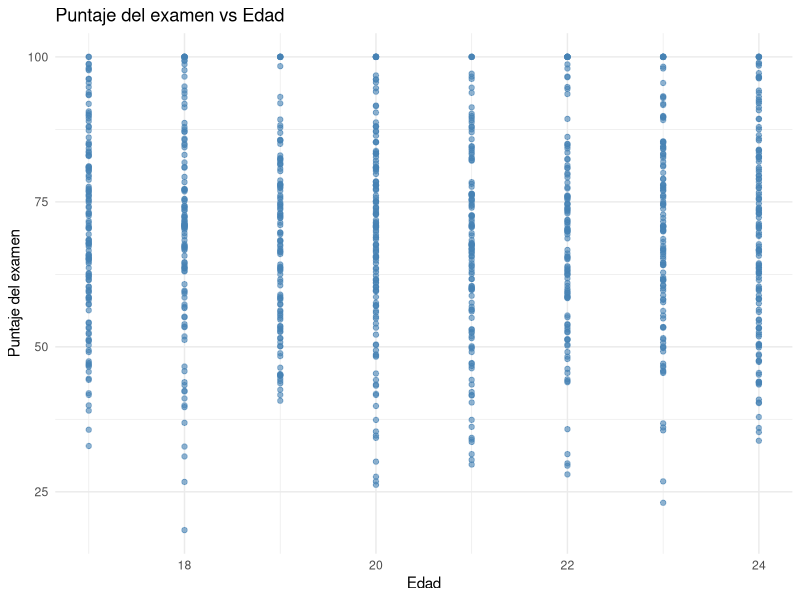
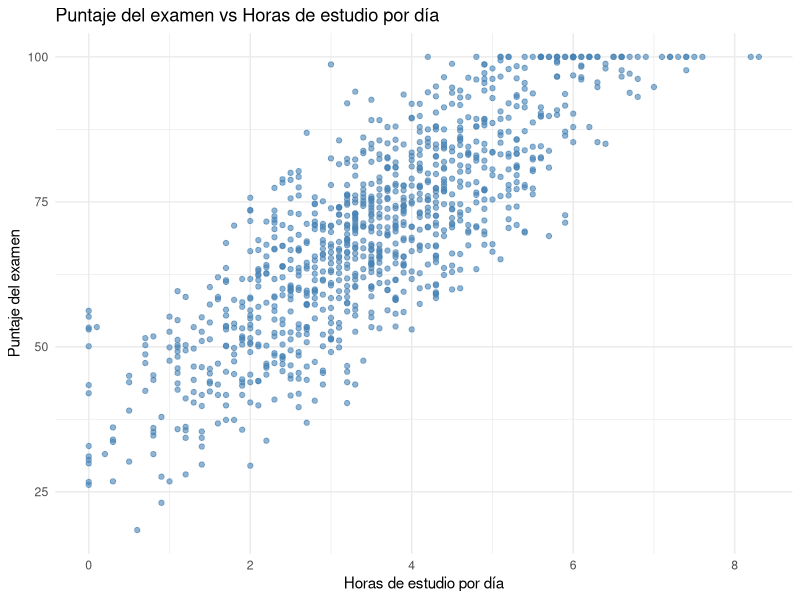
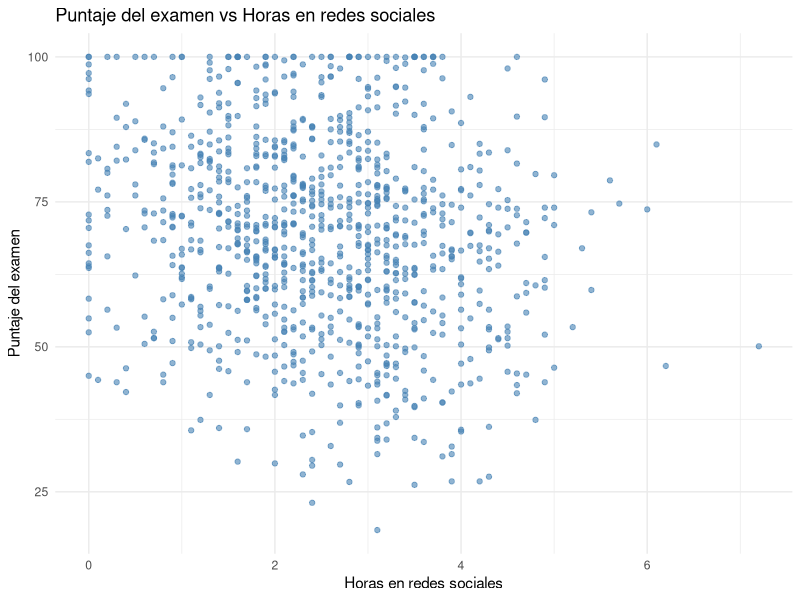
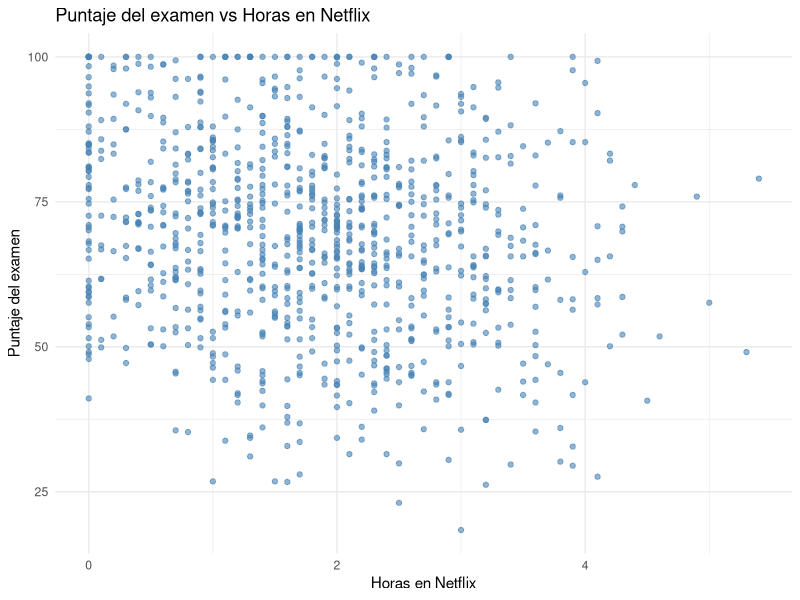
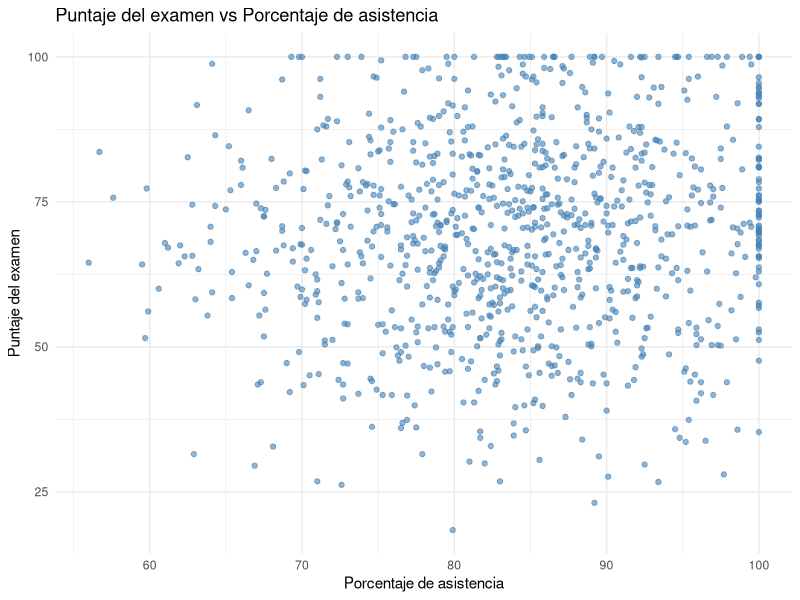
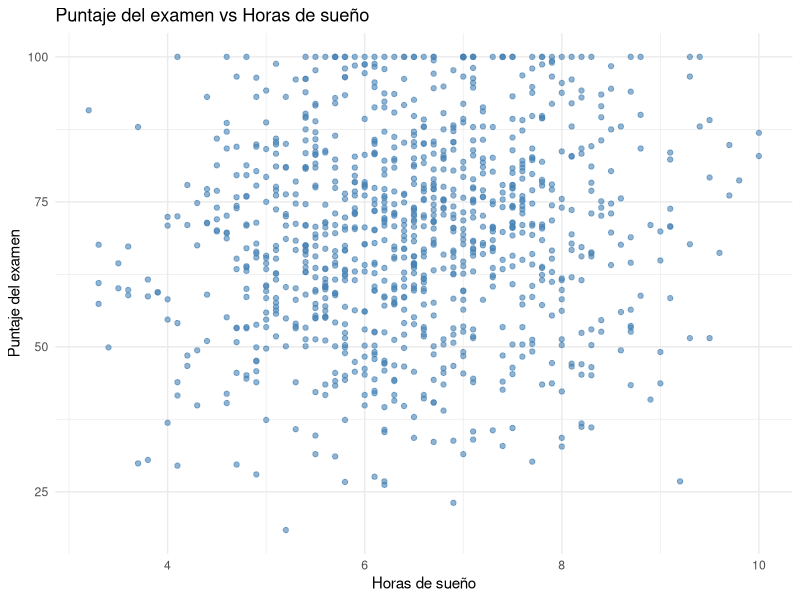
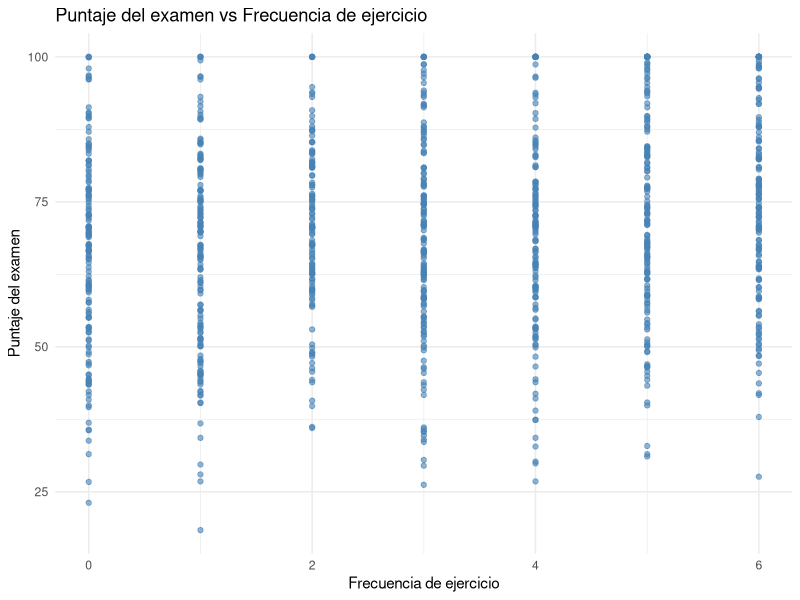
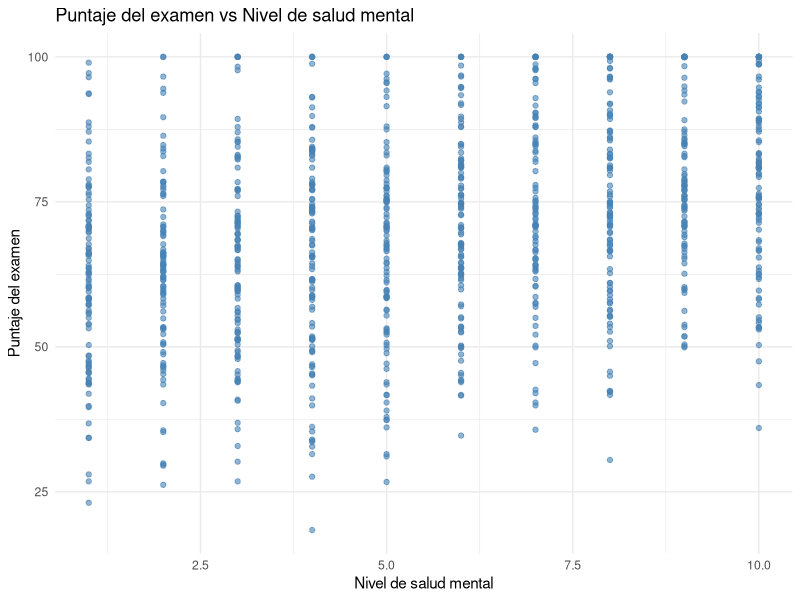

Here is the R script that generated these plots, in order:
# Cargar paquetes
library(readxl)
library(ggplot2)
library(corrplot)

# Leer los datos
df <- read_excel("data/student_habits_performance.xlsx")

# Nuevos nombres para las columnas
nuevos_nombres <- c("ID_Alumno", "Edad", "Genero", "Horas_Estudio", "Redes_Sociales", 
                    "Netflix", "Trabajo", "Asistencia", "Horas_Sueño", 
                    "Calidad_Dieta", "Frecuencia_Ejercicio", "Educacion_Parental", 
                    "Calidad_Internet", "Salud_Mental", "Act_Extraescolar", "Puntaje_Examen")

# Cambiar los nombres de las columnas
colnames(df) <- nuevos_nombres

# Convertir a factor las variables categóricas
df$Genero <- factor(df$Genero)
df$Trabajo <- factor(df$Trabajo)
df$Calidad_Dieta <- factor(df$Calidad_Dieta)
df$Nivel_Educacion_Parental <- factor(df$Educacion_Parental)
df$Calidad_Internet <- factor(df$Calidad_Internet)
df$Act_Extraescolar <- factor(df$Act_Extraescolar)

#----------------- Análisis Exploratorio de Datos (EDA) ------------------------

# Estructura del conjunto de datos
str(df)

# Resumen estadístico
summary(df)

# Cantidad de nulos por variable
colSums(is.na(df))

# Vector con las variables numéricas explicativas
num_vars <- df[, c("Edad", "Horas_Estudio", "Redes_Sociales", 
                   "Netflix", "Asistencia", "Horas_Sueño", 
                   "Frecuencia_Ejercicio", "Salud_Mental", "Puntaje_Examen")]

# Diccionario de etiquetas
etiquetas <- list(
  Edad = "Edad",
  Horas_Estudio = "Horas de estudio por día",
  Redes_Sociales = "Horas en redes sociales",
  Netflix = "Horas en Netflix",
  Asistencia = "Porcentaje de asistencia",
  Horas_Sueño = "Horas de sueño",
  Frecuencia_Ejercicio = "Frecuencia de ejercicio",
  Salud_Mental = "Nivel de salud mental",
  Puntaje_Examen = "Puntaje del examen"
)

# Iterar sobre cada variable y graficar dispersión
for (var_name in names(num_vars)) {
  p <- ggplot(df, aes_string(x = var_name, y = "Puntaje_Examen")) +
    geom_point(alpha = 0.6, color = "steelblue") +
    labs(
      title = paste("Puntaje del examen vs", etiquetas[[var_name]]),
      x = etiquetas[[var_name]],
      y = etiquetas[["Puntaje_Examen"]]
    ) +
    theme_minimal()
  
  print(p)
}

#-------------------- Correlación Lineal Var. Numéricas ------------------------

# Calcular la matriz de correlación
cor_matrix <- cor(num_vars, use = "complete.obs")
cor_matrix_rounded <- round(cor_matrix, 2)

# Gráfico de correlación con etiquetas más cortas y ajustes adicionales
corrplot(cor_matrix_rounded, method = "color", type = "upper", 
         addCoef.col = "black", tl.cex = 0.8,
         title = "Matriz de correlación (variables numéricas)",
         mar = c(0, 0, 2, 0), 
         tl.labels = etiquetas[names(cor_matrix)],
         tl.col = "darkgray")

#-------------------- Correlacion Lineal Var. Categóricas ----------------------

# Crear dummies para las variables categóricas
df_dummies <- model.matrix(~ Genero + Trabajo + Calidad_Dieta +
                             Nivel_Educacion_Parental + Calidad_Internet +
                             Act_Extraescolar - 1, data = df)
df_dummies <- as.data.frame(df_dummies)

# Correlación de cada dummy con Puntaje_Examen
cor_with_score <- cor(df_dummies, df$Puntaje_Examen)
print(round(cor_with_score, 3))

# ANOVA para variables categóricas

cat_vars <- c("Genero", "Trabajo", "Calidad_Dieta",
              "Nivel_Educacion_Parental", "Calidad_Internet",
              "Act_Extraescolar")

anova_results <- lapply(cat_vars, function(var) {
  mod <- aov(as.formula(paste("Puntaje_Examen ~", var)), data = df)
  summary(mod)
})
names(anova_results) <- cat_vars
anova_results

# Cargar librería para mostrar como tabla bonita (opcional)
# install.packages("knitr") # Solo si no está instalada
library(knitr)

# Crear un resumen de ANOVA para cada variable categórica
anova_summary_df <- do.call(rbind, lapply(cat_vars, function(var) {
  mod <- aov(as.formula(paste("Puntaje_Examen ~", var)), data = df)
  mod_summary <- summary(mod)[[1]]
  p_value <- mod_summary["Pr(>F)"][1]
  significance <- ifelse(p_value < 0.05, "Significativo", "No significativo")
  
  data.frame(
    Variable = var,
    `Valor p` = round(p_value, 4),
    Resultado = significance,
    check.names = FALSE
  )
}))

# Mostrar tabla en formato bonito
kable(anova_summary_df, caption = "Resultados ANOVA para variables categóricas")
